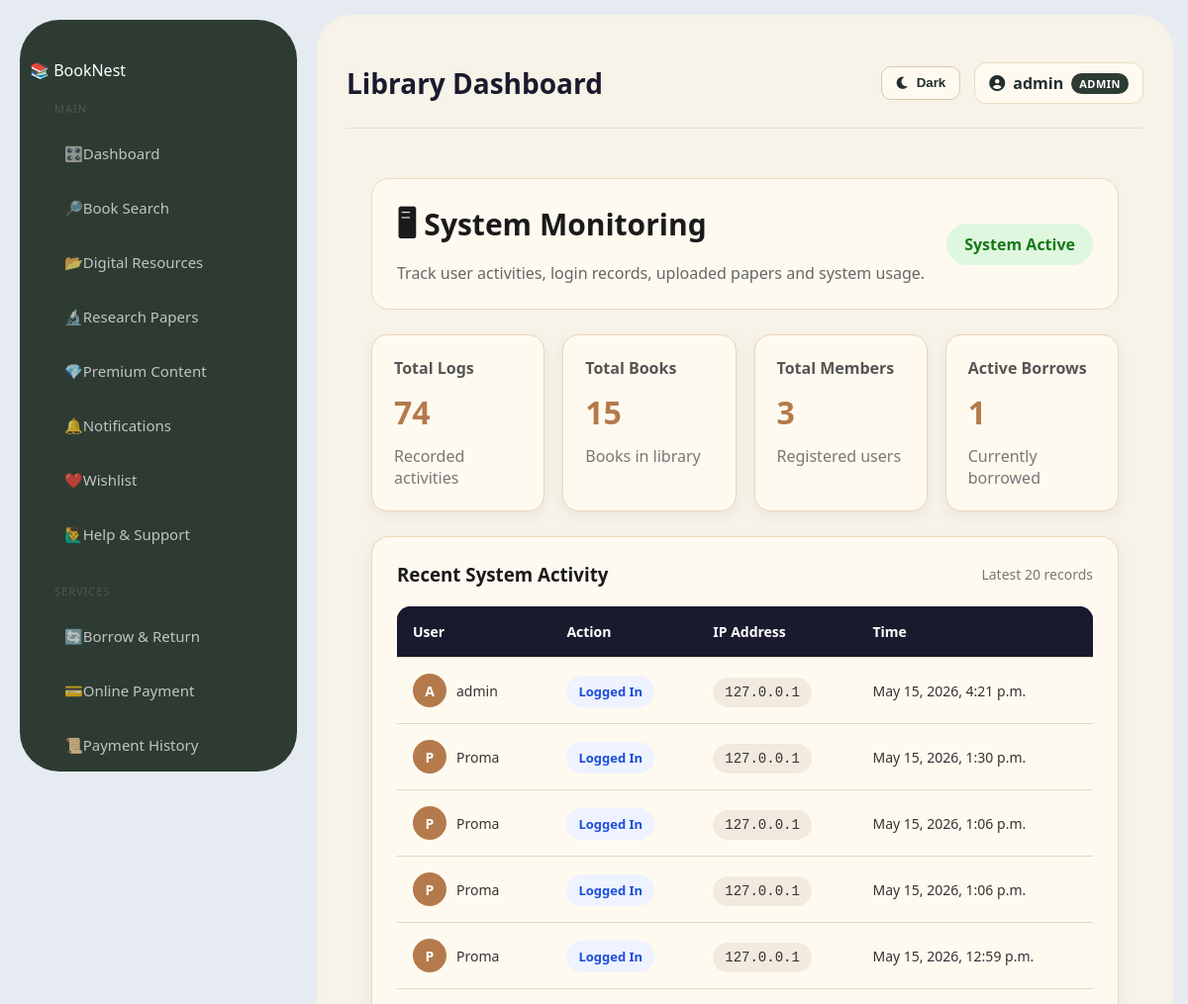
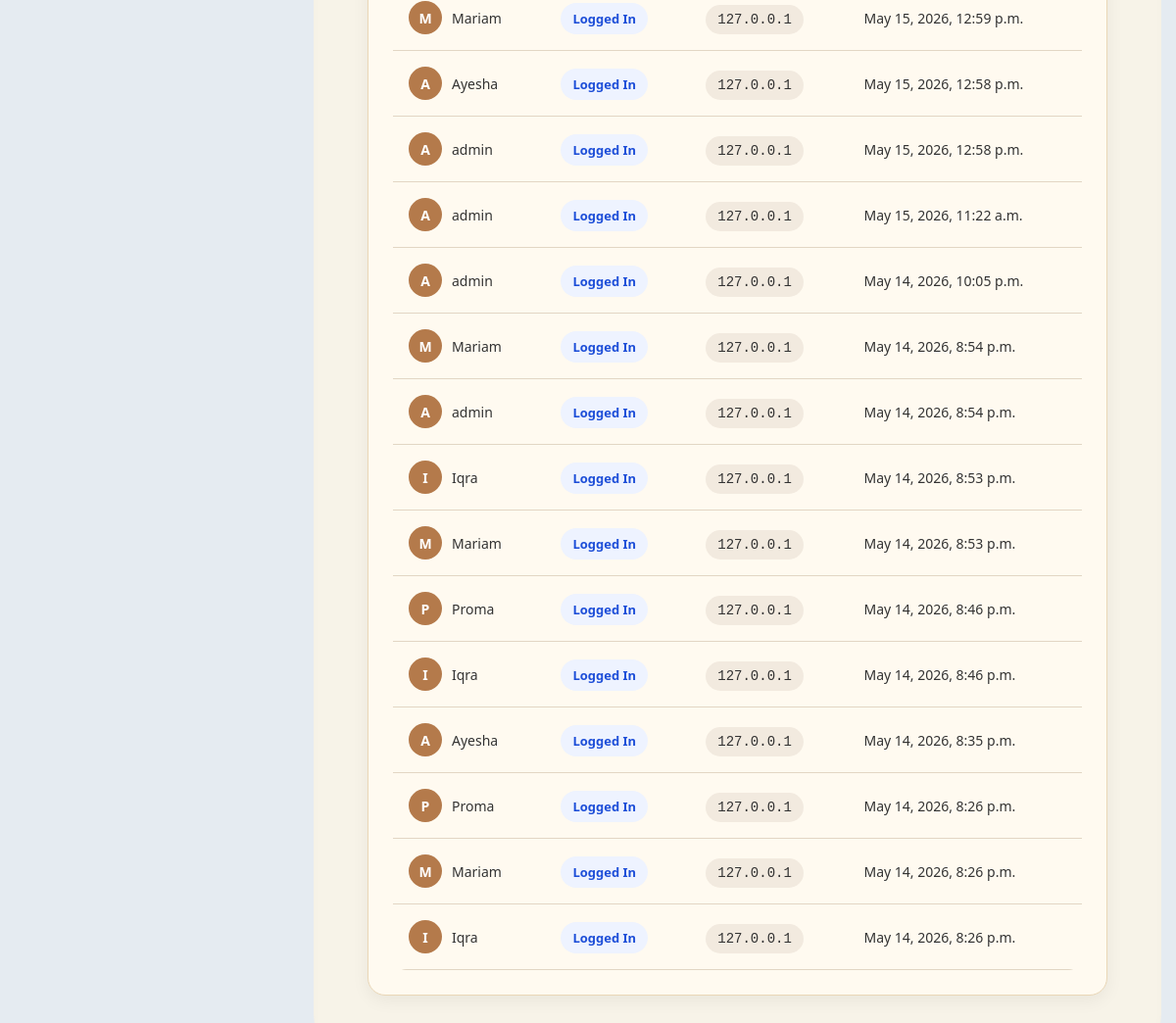
/system-monitoring/ (signed in), run on an earlier commit of the app's database (2 pictures, top to bottom).
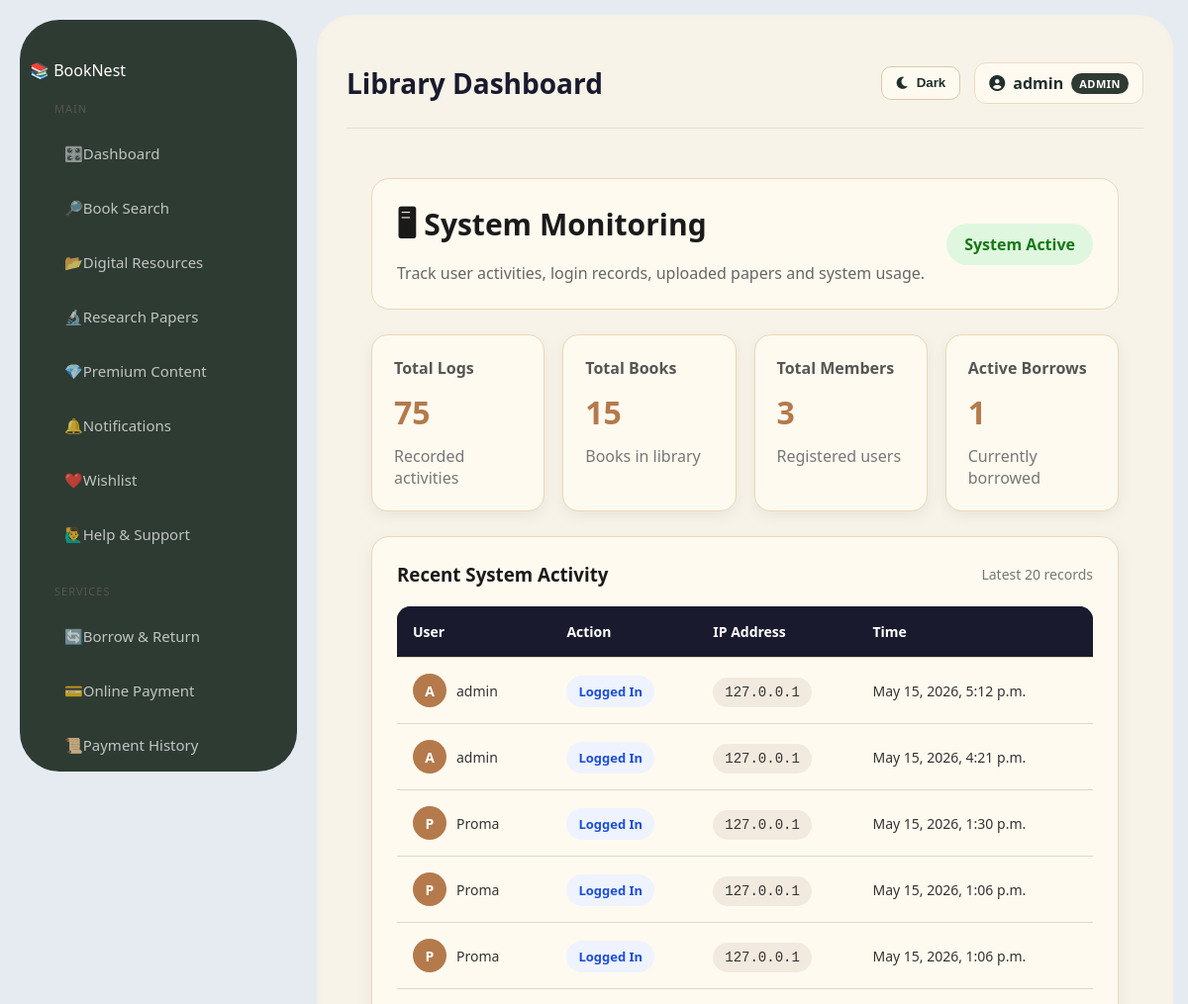
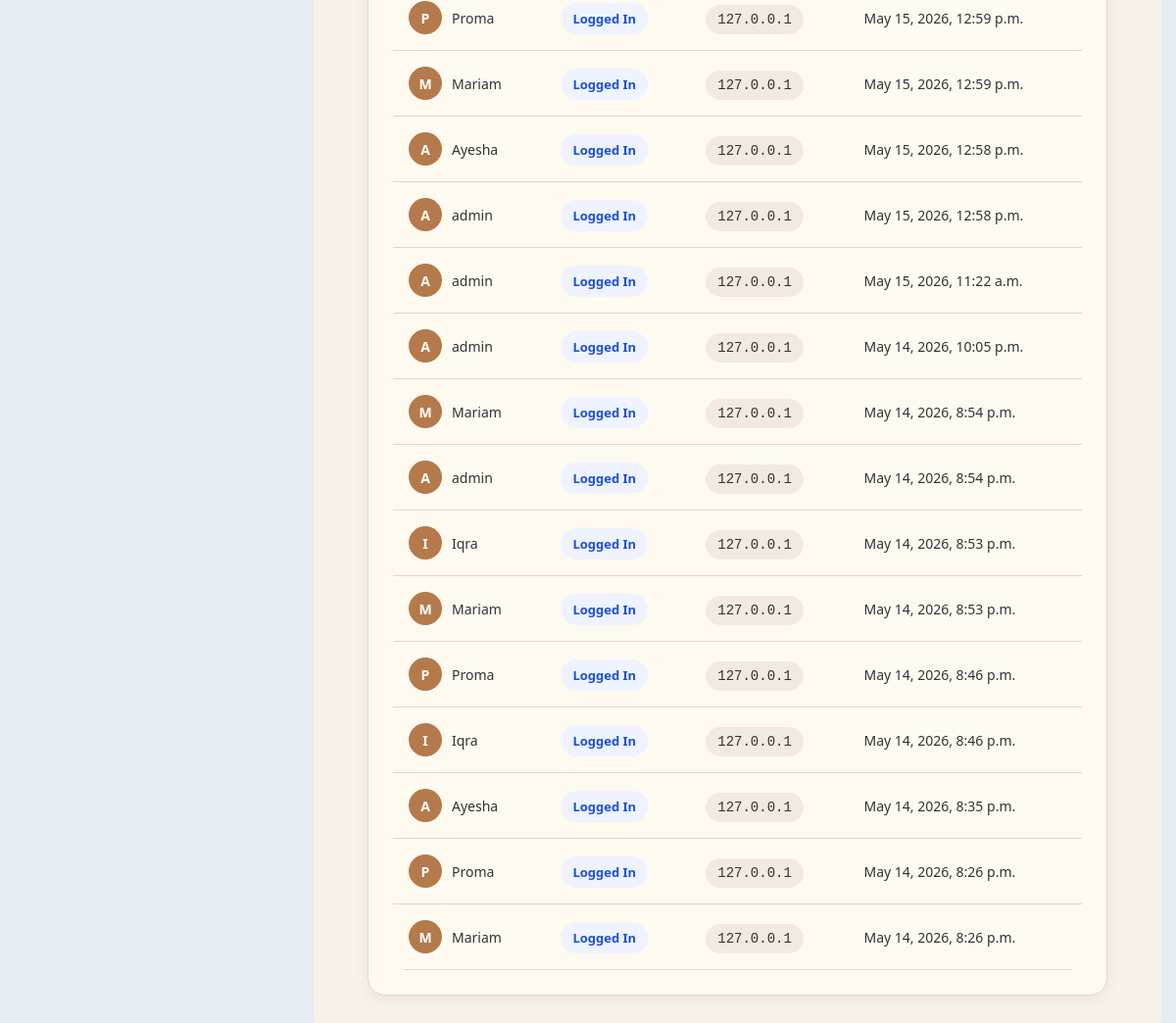
And on a later commit of the database (2 pictures, top to bottom).
### library/models.py (models this page shows, shortened)
class User(AbstractUser):
    ADMIN = 'admin'
    LIBRARIAN = 'librarian'
    REGULAR_USER = 'user'
    ROLE_CHOICES = [
        (ADMIN, 'Administrator'),
        (LIBRARIAN, 'Librarian'),
        (REGULAR_USER, 'Regular User'),
    ]
    role = models.CharField(max_length=20, choices=ROLE_CHOICES, default=REGULAR_USER)
    phone = models.CharField(max_length=15, null=True, blank=True)
    profile_picture = models.ImageField(upload_to='profiles/', null=True, blank=True)
    date_of_birth = models.DateField(null=True, blank=True)
    bio = models.TextField(null=True, blank=True)
    def get_full_name(self):
        if self.first_name and self.last_name:
            return f"{self.first_name} {self.last_name}"
        return self.username

class SystemLog(models.Model):
    user = models.ForeignKey(settings.AUTH_USER_MODEL, on_delete=models.CASCADE)
    action = models.CharField(max_length=255)
    ip_address = models.CharField(max_length=100)
    timestamp = models.DateTimeField(auto_now_add=True)

### library/views.py (the view)
# urls.py: path('system-monitoring/', views.system_monitoring, name='system_monitoring'),
@login_required
@user_passes_test(is_librarian_or_admin, login_url='/')
def system_monitoring(request):
    logs = SystemLog.objects.all().order_by('-timestamp')[:20]
    total_logs = SystemLog.objects.count()
    context = {
        'logs': logs,
        'total_logs': total_logs,
        'total_books': Book.objects.count(),
        'total_members': User.objects.filter(role=User.REGULAR_USER).count(),
        'active_borrows': Borrow.objects.filter(is_returned=False).count(),
        'returned_borrows': Borrow.objects.filter(is_returned=True).count(),
    }
    return render(request, 'library/system_monitoring.html', context)

### library/views.py (called while the page is built)
def is_librarian_or_admin(user):
    return user.is_authenticated and (
        user.role in [User.LIBRARIAN, User.ADMIN] or user.is_superuser
    )

### library/templates/library/system_monitoring.html
{% extends 'library/base.html' %}
{% block content %}
<div class="monitoring-page">
    <div class="monitoring-header">
        <div>
            <h2>🖥 System Monitoring</h2>
            <p>Track user activities, login records, uploaded papers and system usage.</p>
        </div>
        <div class="status-badge">
            System Active
        </div>
    </div>
    <div class="monitoring-cards">
        <div class="monitor-card">
            <h4>Total Logs</h4>
            <h2>{{ total_logs }}</h2>
            <p>Recorded activities</p>
        </div>
        <div class="monitor-card">
            <h4>Total Books</h4>
            <h2>{{ total_books }}</h2>
            <p>Books in library</p>
        </div>
        <div class="monitor-card">
            <h4>Total Members</h4>
            <h2>{{ total_members }}</h2>
            <p>Registered users</p>
        </div>
        <div class="monitor-card">
            <h4>Active Borrows</h4>
            <h2>{{ active_borrows }}</h2>
            <p>Currently borrowed</p>
        </div>
    </div>
    <div class="monitoring-table-card">
        <div class="table-header">
            <h3>Recent System Activity</h3>
            <span>Latest 20 records</span>
        </div>
        <table class="professional-monitor-table">
            <thead>
                <tr>
                    <th>User</th>
                    <th>Action</th>
                    <th>IP Address</th>
                    <th>Time</th>
                </tr>
            </thead>
            <tbody>
                {% for log in logs %}
                <tr>
                    <td>
                        <div class="user-cell">
                            <span class="user-avatar">
                                {{ log.user.username|slice:":1"|upper }}
                            </span>
                            <span>{{ log.user.username }}</span>
                        </div>
                    </td>
                    <td>
                        <span class="action-badge">
                            {{ log.action }}
                        </span>
                    </td>
                    <td>
                        <span class="ip-badge">
                            {{ log.ip_address }}
                        </span>
                    </td>
                    <td>{{ log.timestamp }}</td>
                </tr>
                {% empty %}
                <tr>
                    <td colspan="4" class="empty-row">
                        No system activity found.
                    </td>
                </tr>
                {% endfor %}
            </tbody>
        </table>
    </div>
</div>
{% endblock %}

### library/templates/library/base.html (shortened to what this page needs)
{% load static %}
<!DOCTYPE html>
<html lang="en" data-theme="light">
<head>
    <link rel="stylesheet"
          href="https://cdnjs.cloudflare.com/ajax/libs/font-awesome/6.0.0/css/all.min.css">
    <link rel="stylesheet" href="{% static 'library/css/style.css' %}">
</head>
<body>
<div class="layout">
    <aside class="sidebar">
        <div class="logo">
            📚 <span>Book</span>Nest
        </div>
        <div class="menu-section">
            <div class="menu-title">Main</div>
            <a href="{% url 'home' %}"
               class="menu-item {% if request.resolver_match.url_name == 'home' %}active{% endif %}">
            <span>🎛️</span>
           Dashboard
          </a>
            <a href="{% url 'book_list' %}"
               class="menu-item {% if request.resolver_match.url_name == 'book_list' %}active{% endif %}">
            <span>🔎</span>
             Book Search
          </a>
            <a href="{% url 'digital_resources' %}"
               class="menu-item {% if request.resolver_match.url_name == 'digital_resources' %}active{% endif %}">
               <span>📂</span>
             Digital Resources
              </a>
            <a href="{% url 'research_papers' %}"
   class="menu-item {% if request.resolver_match.url_name == 'research_papers' %}active{% endif %}">
    <span>🔬</span>
    Research Papers
</a>
            <a href="{% url 'premium_content' %}"
   class="menu-item premium {% if request.resolver_match.url_name == 'premium_content' %}active{% endif %}">
    <span>💎</span>
    Premium Content
</a>
            <a href="{% url 'notification_page' %}"
               class="sidebar-link menu-item {% if request.resolver_match.url_name == 'notification_page' %}active{% endif %}">
                <span class="icon">🔔</span>
                <span class="text">Notifications</span>
            </a>
            <a href="{% url 'wishlist_page' %}"
               class="sidebar-link menu-item {% if request.resolver_match.url_name == 'wishlist_page' %}active{% endif %}">
                <span class="icon">❤️</span>
                <span class="text">Wishlist</span>
            </a>
            <a href="{% url 'help_support_page' %}"
               class="sidebar-link menu-item {% if request.resolver_match.url_name == 'help_support_page' %}active{% endif %}">
                <span class="icon">🙋‍♂️</span>
                <span class="text">Help & Support</span>
            </a>
        </div>
        <div class="menu-section">
            <div class="menu-title">Services</div>
            <a href="{% url 'borrow_list' %}"
   class="menu-item {% if request.resolver_match.url_name == 'borrow_list' %}active{% endif %}">
    <span>🔄</span>
    Borrow & Return
</a>
            <a href="{% url 'online_payment' %}"
   class="menu-item {% if request.resolver_match.url_name == 'online_payment' %}active{% endif %}">
    <span>💳</span>
    Online Payment
</a>
            <a href="{% url 'payment_history' %}"
   class="menu-item {% if request.resolver_match.url_name == 'payment_history' %}active{% endif %}">
    <span>📜</span>
    Payment History
</a>
        </div>
    </aside>
    <main class="main-container">
        <header class="top-nav">
            <h2>
                {% block page_title %}
                    Library Dashboard
                {% endblock %}
            </h2>
            <div class="top-nav-right">
                <button type="button"
                        class="theme-toggle-btn"
                        id="themeToggleBtn">
                </button>
                <div class="user-profile">
                    <i class="fas fa-user-circle"></i>
                    <span>{{ user.username }}</span>
                    <span class="role-tag">
                        {{ user.role|upper }}
                    </span>
                </div>
            </div>
        </header>
        {% block content %}
        {% endblock %}
    </main>
</div>
</body>
</html>

### library/static/library/css/style.css (style rules this page uses)
* { margin: 0; padding: 0; box-sizing: border-box; }
body { font-family: 'Segoe UI', sans-serif; background: #e5ebf1; color: #333; }
.layout { display: flex; min-height: calc(100vh - 60px); }
.sidebar { width: 280px; background: #2e3b33; padding: 40px 10px; margin: 20px; border-radius: 40px; color: white; display: flex; flex-direction: column; }
.sidebar a { display: flex; align-items: center; color: rgba(255, 255, 255, 0.7); text-decoration: none; padding: 15px 25px; font-size: 15px; border-radius: 15px; margin: 5px 10px; transition: 0.3s; }
.sidebar .menu-title { color: #555; font-size: 11px; text-transform: uppercase; padding: 20px 25px 8px; letter-spacing: 1px; }
.main-container { flex: 1; background: #f7f3e8; margin: 15px 15px 15px 0; border-radius: 35px; padding: 30px; box-shadow: inset 0 0 10px rgba(0, 0, 0, 0.02); }
table { width: 100%; border-collapse: collapse; }
th { background: #1a1a2e; color: white; padding: 12px 15px; text-align: left; font-size: 14px; }
td { padding: 11px 15px; border-bottom: 1px solid #eee; font-size: 14px; }
:root { --gold: #c9a84c; --gold-light: #f0d080; --gold-bg: #fdf6e3; --card-bg: #ffffff; --text-dark: #1a2e2a; --text-muted: #6b7c76; --border: #e4ddd0; --success: #2d6a4f; --danger: #8b1a1a; }
.monitoring-page { padding: 25px; }
.monitoring-header { background: #fffaf0; border: 1px solid #ead7b7; border-radius: 18px; padding: 25px; margin-bottom: 25px; display: flex; justify-content: space-between; align-items: center; }
.monitoring-header h2 { margin: 0; font-size: 30px; color: #1a1a1a; }
.monitoring-header p { margin-top: 8px; color: #666; }
.status-badge { background: #dff7df; color: #167a16; padding: 10px 18px; border-radius: 30px; font-weight: 700; }
.monitoring-cards { display: grid; grid-template-columns: repeat(4, 1fr); gap: 18px; margin-bottom: 25px; }
.monitor-card { background: #fffaf0; border: 1px solid #ead7b7; border-radius: 16px; padding: 22px; box-shadow: 0 5px 15px rgba(0,0,0,0.06); }
.monitor-card h4 { margin: 0; color: #555; }
.monitor-card h2 { font-size: 32px; margin: 12px 0; color: #b47a4b; }
.monitor-card p { color: #777; margin: 0; }
.monitoring-table-card { background: #fffaf0; border: 1px solid #ead7b7; border-radius: 18px; padding: 25px; box-shadow: 0 5px 18px rgba(0,0,0,0.06); }
.table-header { display: flex; justify-content: space-between; align-items: center; margin-bottom: 20px; }
.table-header h3 { margin: 0; color: #1a1a1a; }
.table-header span { color: #777; font-size: 14px; }
.professional-monitor-table { width: 100%; border-collapse: collapse; overflow: hidden; border-radius: 14px; }
.professional-monitor-table thead { background: #1f1f1f; color: white; }
.professional-monitor-table th, .professional-monitor-table td { padding: 16px; text-align: left; border-bottom: 1px solid #e2d6c4; }
.user-cell { display: flex; align-items: center; gap: 10px; }
.user-avatar { width: 34px; height: 34px; background: #b47a4b; color: white; border-radius: 50%; display: inline-flex; justify-content: center; align-items: center; font-weight: 700; }
.action-badge { background: #eef3ff; color: #1d4ed8; padding: 7px 12px; border-radius: 20px; font-weight: 600; font-size: 13px; }
.ip-badge { background: #f2eadf; padding: 7px 12px; border-radius: 20px; font-family: monospace; }
.top-nav { width: 100%; min-height: 78px; display: flex; justify-content: space-between; align-items: center; gap: 20px; padding: 18px 0 24px; margin-bottom: 25px; border-bottom: 1px solid rgba(0, 0, 0, 0.08); }
.top-nav h2 { margin: 0; color: #1a1a2e; font-size: 28px; font-weight: 800; }
.top-nav-right { display: flex; align-items: center; gap: 14px; flex-wrap: wrap; }
.theme-toggle-btn { display: inline-flex; align-items: center; gap: 7px; padding: 9px 14px; border: 1px solid #d9caa9; border-radius: 10px; background: #fffaf0; color: #1f2f2d; font-weight: 700; cursor: pointer; line-height: 1; }
.user-profile { display: inline-flex; align-items: center; gap: 8px; background: #fffaf0; border: 1px solid #eadcc1; padding: 9px 14px; border-radius: 12px; color: #1f2f2d; font-weight: 700; }
.role-tag { background: #2e3b33; color: #ffffff !important; padding: 3px 8px; border-radius: 999px; font-size: 11px; letter-spacing: 0.5px; }
.sidebar { height: calc(100vh - 40px); overflow-y: auto; overflow-x: hidden; position: sticky; top: 20px; }

What changed in the data, as far as the page shows it:
no longer on this page (row unchanged): SystemLog: user.username "I", user.username "Iqra", action "Logged In", ip_address "127.0.0.1", timestamp "May 14, 2026, 8:26 p.m."
added SystemLog: user.username "A", user.username "admin", action "Logged In", ip_address "127.0.0.1", timestamp "May 15, 2026, 5:12 p.m."
Also different on the page:
{{ total_logs }}: "74" → "75"
